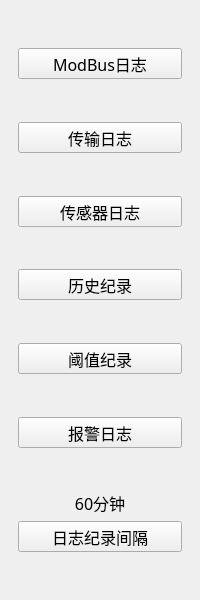
<?xml version="1.0" encoding="UTF-8"?>
<ui version="4.0">
 <class>SiLogsToolWid</class>
 <widget class="QWidget" name="SiLogsToolWid">
  <property name="geometry">
   <rect>
    <x>0</x>
    <y>0</y>
    <width>200</width>
    <height>600</height>
   </rect>
  </property>
  <property name="sizePolicy">
   <sizepolicy hsizetype="Preferred" vsizetype="Preferred">
    <horstretch>0</horstretch>
    <verstretch>0</verstretch>
   </sizepolicy>
  </property>
  <property name="font">
   <font>
    <family>微软雅黑</family>
    <pointsize>12</pointsize>
   </font>
  </property>
  <property name="windowTitle">
   <string>Form</string>
  </property>
  <layout class="QVBoxLayout" name="verticalLayout">
   <property name="leftMargin">
    <number>18</number>
   </property>
   <property name="rightMargin">
    <number>18</number>
   </property>
   <item>
    <spacer name="verticalSpacer">
     <property name="orientation">
      <enum>Qt::Vertical</enum>
     </property>
     <property name="sizeHint" stdset="0">
      <size>
       <width>20</width>
       <height>40</height>
      </size>
     </property>
    </spacer>
   </item>
   <item>
    <widget class="QPushButton" name="modbusBtn">
     <property name="minimumSize">
      <size>
       <width>0</width>
       <height>31</height>
      </size>
     </property>
     <property name="text">
      <string>ModBus日志</string>
     </property>
    </widget>
   </item>
   <item>
    <spacer name="verticalSpacer_2">
     <property name="orientation">
      <enum>Qt::Vertical</enum>
     </property>
     <property name="sizeHint" stdset="0">
      <size>
       <width>20</width>
       <height>40</height>
      </size>
     </property>
    </spacer>
   </item>
   <item>
    <widget class="QPushButton" name="transBtn">
     <property name="minimumSize">
      <size>
       <width>0</width>
       <height>31</height>
      </size>
     </property>
     <property name="text">
      <string>传输日志</string>
     </property>
    </widget>
   </item>
   <item>
    <spacer name="verticalSpacer_3">
     <property name="orientation">
      <enum>Qt::Vertical</enum>
     </property>
     <property name="sizeHint" stdset="0">
      <size>
       <width>20</width>
       <height>40</height>
      </size>
     </property>
    </spacer>
   </item>
   <item>
    <widget class="QPushButton" name="envBtn">
     <property name="minimumSize">
      <size>
       <width>0</width>
       <height>31</height>
      </size>
     </property>
     <property name="text">
      <string>传感器日志</string>
     </property>
    </widget>
   </item>
   <item>
    <spacer name="verticalSpacer_4">
     <property name="orientation">
      <enum>Qt::Vertical</enum>
     </property>
     <property name="sizeHint" stdset="0">
      <size>
       <width>20</width>
       <height>40</height>
      </size>
     </property>
    </spacer>
   </item>
   <item>
    <widget class="QPushButton" name="recordBtn">
     <property name="minimumSize">
      <size>
       <width>0</width>
       <height>31</height>
      </size>
     </property>
     <property name="text">
      <string>历史纪录</string>
     </property>
    </widget>
   </item>
   <item>
    <spacer name="verticalSpacer_5">
     <property name="orientation">
      <enum>Qt::Vertical</enum>
     </property>
     <property name="sizeHint" stdset="0">
      <size>
       <width>20</width>
       <height>40</height>
      </size>
     </property>
    </spacer>
   </item>
   <item>
    <widget class="QPushButton" name="thresholdBtn">
     <property name="minimumSize">
      <size>
       <width>0</width>
       <height>31</height>
      </size>
     </property>
     <property name="text">
      <string>阈值纪录</string>
     </property>
    </widget>
   </item>
   <item>
    <spacer name="verticalSpacer_6">
     <property name="orientation">
      <enum>Qt::Vertical</enum>
     </property>
     <property name="sizeHint" stdset="0">
      <size>
       <width>20</width>
       <height>40</height>
      </size>
     </property>
    </spacer>
   </item>
   <item>
    <widget class="QPushButton" name="alarmBtn">
     <property name="minimumSize">
      <size>
       <width>0</width>
       <height>31</height>
      </size>
     </property>
     <property name="text">
      <string>报警日志</string>
     </property>
    </widget>
   </item>
   <item>
    <spacer name="verticalSpacer_7">
     <property name="orientation">
      <enum>Qt::Vertical</enum>
     </property>
     <property name="sizeHint" stdset="0">
      <size>
       <width>20</width>
       <height>40</height>
      </size>
     </property>
    </spacer>
   </item>
   <item>
    <widget class="QLabel" name="timeLab">
     <property name="sizePolicy">
      <sizepolicy hsizetype="Preferred" vsizetype="Fixed">
       <horstretch>0</horstretch>
       <verstretch>0</verstretch>
      </sizepolicy>
     </property>
     <property name="minimumSize">
      <size>
       <width>0</width>
       <height>0</height>
      </size>
     </property>
     <property name="text">
      <string>60分钟</string>
     </property>
     <property name="alignment">
      <set>Qt::AlignCenter</set>
     </property>
    </widget>
   </item>
   <item>
    <widget class="QPushButton" name="timeBtn">
     <property name="minimumSize">
      <size>
       <width>0</width>
       <height>31</height>
      </size>
     </property>
     <property name="text">
      <string>日志纪录间隔</string>
     </property>
    </widget>
   </item>
   <item>
    <spacer name="verticalSpacer_8">
     <property name="orientation">
      <enum>Qt::Vertical</enum>
     </property>
     <property name="sizeHint" stdset="0">
      <size>
       <width>20</width>
       <height>40</height>
      </size>
     </property>
    </spacer>
   </item>
  </layout>
 </widget>
 <resources/>
 <connections/>
</ui>
